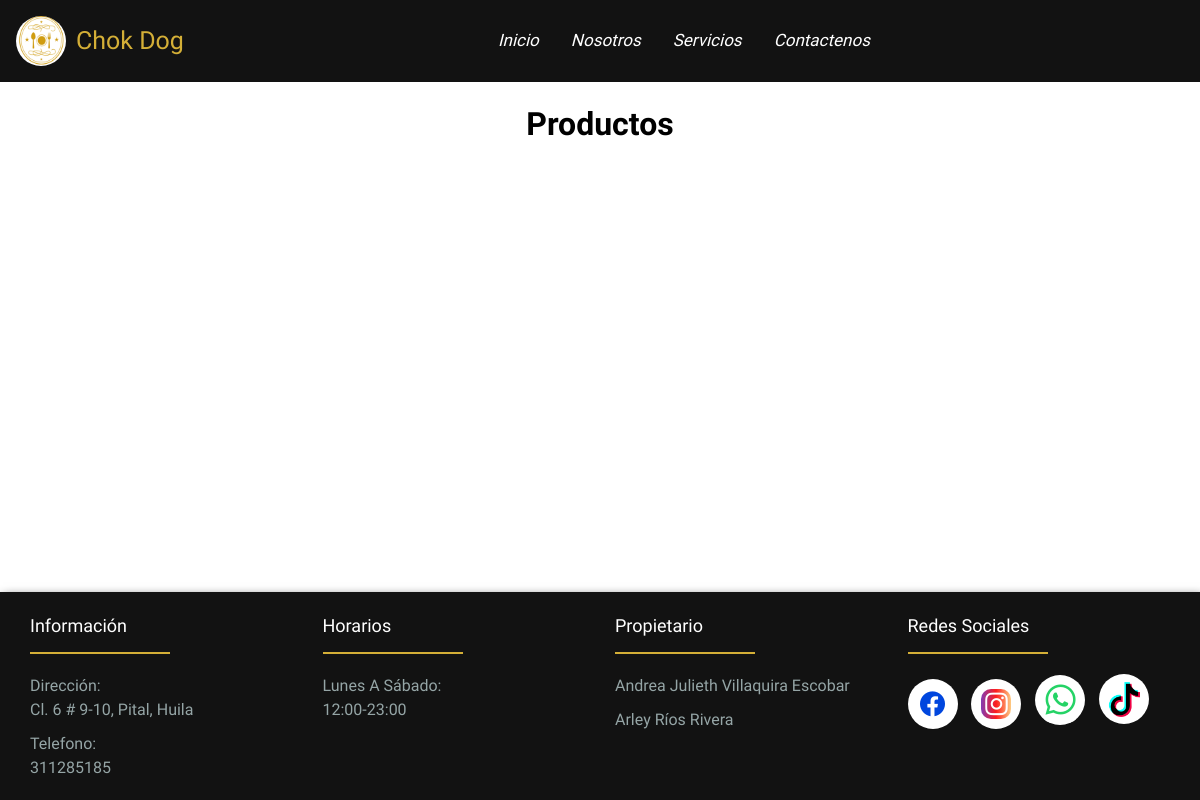
/productos, run on an earlier commit of the app's database.
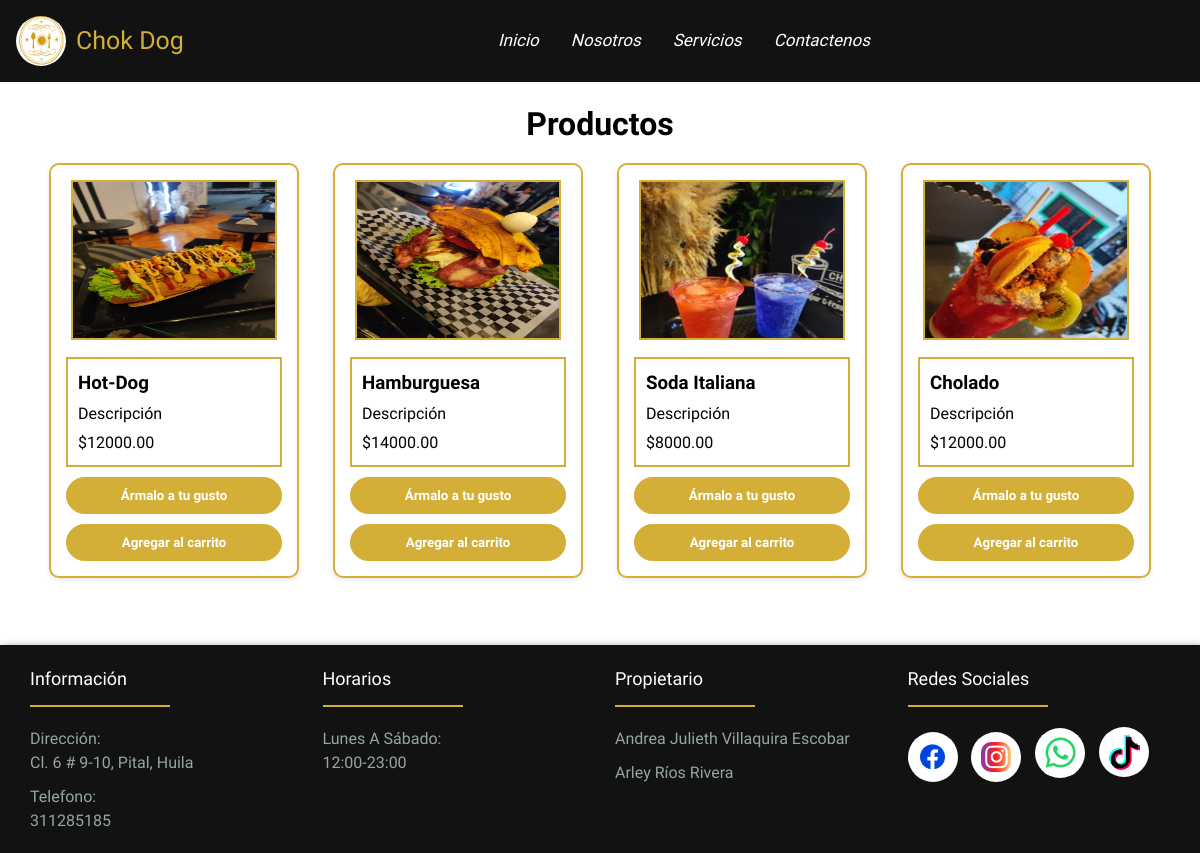
And on a later commit of the database.
### comida/models.py (models this page shows, shortened)
class Product(models.Model):
    imagen = models.ImageField(upload_to='productos')
    nombre = models.CharField(max_length=200)
    descripcion = models.TextField()
    precio = models.DecimalField(max_digits=10, decimal_places=2)
    fecha_creacion = models.DateField(auto_now_add=True)

### comida/views.py (the view)
# urls.py: path('productos', views.productos, name='productos'),
def productos(request):
    products = Product.objects.all()
    return render(request, 'productos.html', {'products': products})

### comida/templates/productos.html (shortened to what this page needs)
{% extends 'base.html' %}
{% load static %}
{% block content %}
<link rel="stylesheet" href="{% static 'productos.css' %}">
<div class="prod">
    <div class="menu-con">
        <h1>Productos</h1>
        {% for product in products %}
            <div class="food-item">
                <img src="{{ product.imagen.url }}" alt="{{ product.nombre }}">
                <div class="details">
                    <h3>{{ product.nombre }}</h3>
                    <p>{{ product.descripcion }}</p>
                    <span class="price">${{ product.precio }}</span>
                </div>
                <div class="boton">
                    <button class="btn-custom" onclick="openModal('modal{{ product.id }}')">Ármalo a tu gusto</button>
                </div>
                <div class="boton">
                    <button class="btn-custom agregar-carrito"
                        data-id="{{ product.id }}"
                        data-nombre="{{ product.nombre }}"
                        data-precio="{{ product.precio }}">
                        Agregar al carrito
                    </button>
                </div>
            </div>
        {% endfor %}
    </div>
</div>
{% endblock %}

### comida/templates/base.html (shortened to what this page needs)
{% load static %}
<!DOCTYPE html>
<html lang="en">
<head>
    <link rel="stylesheet" href="{% static 'barra.css' %}">
    <link href='https://unpkg.com/boxicons@2.1.4/css/boxicons.min.css' rel='stylesheet'>
</head>
<body>
    <header class="header">
        <div class="logo">
            <img src="{% static 'img/logo.png' %}" alt="">
            {% if user.is_authenticated %}
                <h2><a href="{% url 'pagina' %}" class="titulo">Chok Dog</a></h2>
            {% else %}
                <span class="titulo">Chok Dog</span>
            {% endif %}
        </div>
        <nav class="menu">
            <a href="{% url 'home' %}">Inicio</a>
            <a href="{% url 'nosotros' %}">Nosotros</a>
            <a href="{% url 'servicios' %}">Servicios</a>
            <a href="{% url 'contactenos' %}">Contactenos</a>
        </nav>
    </header>
    <main class="main">
        {% block content %}
        {% endblock %}
    </main>
    <footer class="footer">
        <div class="footer-cont">
            <div class="row">
                <div class="footer-col">
                    <h4>Información</h4>
                    <ul>
                        <li><a href="#">Dirección: <br> Cl. 6 # 9-10, Pital, Huila</a></li>
                        <li><a href="#">Telefono: <br> 311285185</a></li>
                    </ul>
                </div>
                <div class="footer-col">
                    <h4>Horarios</h4>
                    <ul>
                        <li><a href="#">Lunes a sábado: <br> 12:00-23:00</a></li>
                    </ul>
                </div>
                <div class="footer-col">
                    <h4>Propietario</h4>
                    <ul>
                        <li><a href="#">Andrea Julieth Villaquira Escobar</a></li>
                        <li><a href="#">Arley Ríos Rivera</a></li>
                    </ul>
                </div>
                <div class="footer-col">
                    <h4>Redes Sociales</h4>
                    <div class="social-links">
                        <a class="fa" href="https://www.facebook.com/chok.dog"><i      class='bx bxl-facebook-circle' ></i></a>
                        <a class="ig" href="https://www.instagram.com/chok.dog?utm_source=qr&igsh=c2ZjdnRnNmFyMjYy"><i class='bx bxl-instagram' ></i></a>
                        <a class="wp"href="https://wa.link/x8yhmt"><i class='bx bxl-whatsapp' ></i></a>
                        <a class="tt" href="https://www.tiktok.com/@chokdogg?is_from_webapp=1&sender_device=pc"><img src="{% static 'img/tik-tok.png' %}" alt=""></a>
                    </div>
                </div>
            </div>
        </div>
   </footer>
</body>
</html>

### comida/static/barra.css (style rules this page uses)
* { margin: 0; padding: 0; box-sizing: border-box; font-family: "Kotta One", serif; box-sizing: border-box; }
:root { --text_4: rgba(0, 0, 0, 0.3); --text_sha: 5px 20px 5px #000000; --box: 0px 4px 10px rgb(0, 0, 0); --blanco: #FFFFFF; --negro-profundo: #1a1a1a; --fondo: #0000007b; --dorado: #D4AF37; --gris-industrial: #2d2d2d; --negro-carbon: #121212; --gris-acero: #95A5A6; }
body { margin: 0; padding: 0; position: relative; min-height: 90vh; padding-bottom: 200px; line-height: 1.5; }
.header { position: fixed; background-color: var(--negro-carbon); color: var(--dorado); width: 100%; display: flex; justify-content: space-between; align-items: center; padding: 1rem; z-index: 100; top: 0; }
.main { margin: 80px 0 0 0; }
.logo { display: flex; align-items: center; font-size: 25px; }
.logo img { width: 50px; height: 50px; border-radius: 70%; margin-right: 10px; }
.menu { display: flex; gap: 2rem; }
.menu a { text-decoration: none; color: white; font-style: italic; transition: .3s all; font-size: 17px; }
.footer-cont { max-width: 1170px; margin:auto; }
.row { display: flex; flex-wrap: wrap; }
ul { list-style: none; }
.footer { background-color: var(--negro-carbon); padding: 20px 0; box-shadow: 3px 5px 10px; position: absolute; bottom: 0; width: 100%; }
.footer-col { width: 25%; padding: 0 15px; }
.footer-col h4 { font-size: 18px; color: #ffffff; text-transform: capitalize; margin-bottom: 35px; font-weight: 500; position: relative; }
.footer-col h4::before { content: ''; position: absolute; left:0; bottom: -15px; background-color: var(--dorado); height: 2px; box-sizing: border-box; width: 140px; }
.footer-col ul li:not(:last-child) { margin-bottom: 10px; }
.footer-col ul li a { font-size: 16px; text-transform: capitalize; color: var(--gris-acero); text-decoration: none; font-weight: 300; display: block; transition: all 0.3s ease; }
.footer-col .social-links a { display: inline-flex; justify-content: center; align-items: center; height: 50px; width: 50px; background-color: rgb(255, 255, 255); margin: 0 10px 10px 0; text-align: center; overflow: hidden; border-radius: 50%; color: #ffffff; transition: all 0.5s ease; }
.footer-col .social-links a i { font-size: 30px; }
.footer-col .social-links .fa i { color: #0046de; }
.footer-col .social-links .ig i { background: linear-gradient(to right, #833AB4, #FD1D1D, #FDCB82); border-radius: 10px; }
.footer-col .social-links .wp i { color: #25D366; font-size: 40px; }
.footer-col .social-links .tt img { height: 35px; width: 35px; font-size: 40px; }

### comida/static/productos.css (style rules this page uses)
.prod { display: flex; justify-content: center; align-items: center; }
.menu-con { text-align: center; padding: 20px; margin-bottom: 40px; max-width: 1200px; }
.food-item { display: inline-block; align-items: center; padding: 15px; border-radius: 10px; margin: 15px; color: rgb(0, 0, 0); width: 250px; box-shadow: 0 2px 5px rgba(0,0,0,0.1); border: solid 2px var(--dorado); }
.food-item img { width: 95%; height: 160px; border: solid 2px var(--dorado); margin-bottom: 10px; }
.details { padding: 10px; border: solid 2px var(--dorado); margin-bottom: 10px; text-align: start; }
.details p { margin: 5px 0; }
.boton { display: flex; flex-direction: column; gap: 10px; margin-top: 10px; }
.boton button { background-color: var(--dorado); color: white; border: solid 1px var(--dorado); padding: 10px; border-radius: 25px; }
.btn-custom { background: #D4AF37; color: black; padding: 8px; border: none; cursor: pointer; border-radius: 5px; font-weight: bold; }

What changed in the data, as far as the page shows it:
added Product: imagen (picture), nombre "Hot-Dog", descripcion "Descripción", precio "12000.00"
added Product: imagen (picture), nombre "Hamburguesa", descripcion "Descripción", precio "14000.00"
added Product: imagen (picture), nombre "Soda Italiana", descripcion "Descripción", precio "8000.00"
added Product: imagen (picture), nombre "Cholado", descripcion "Descripción", precio "12000.00"
